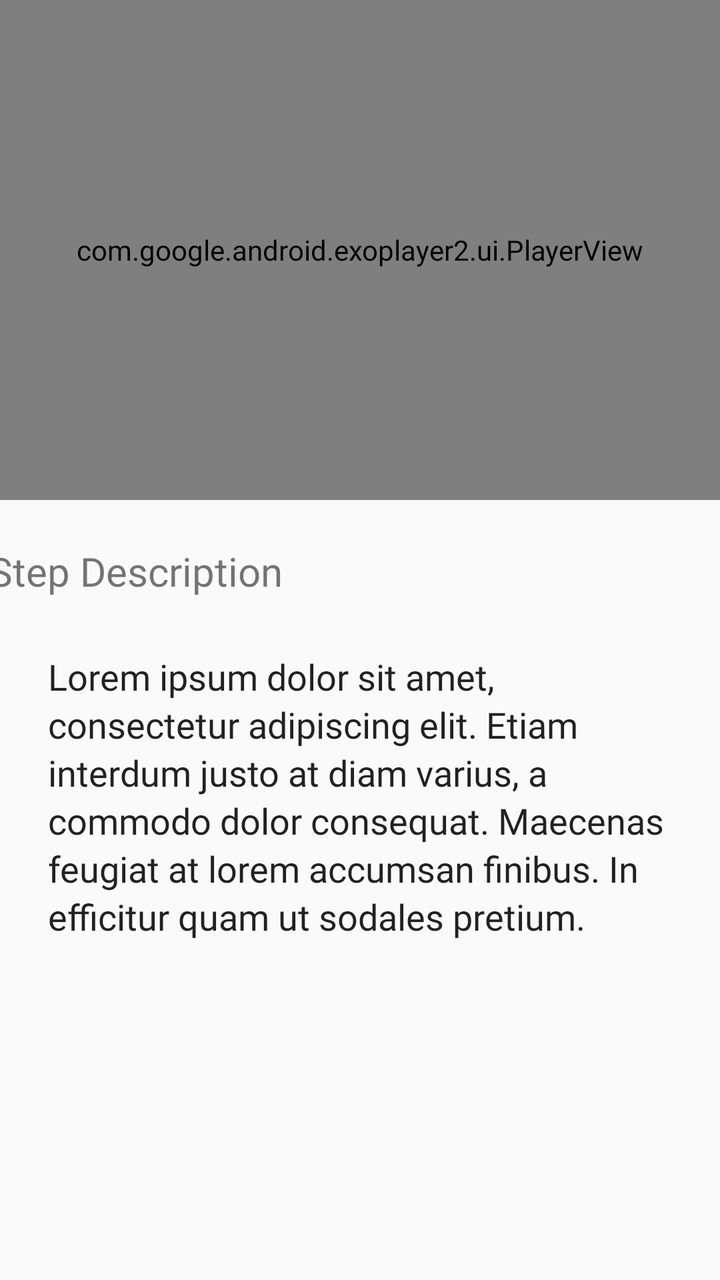
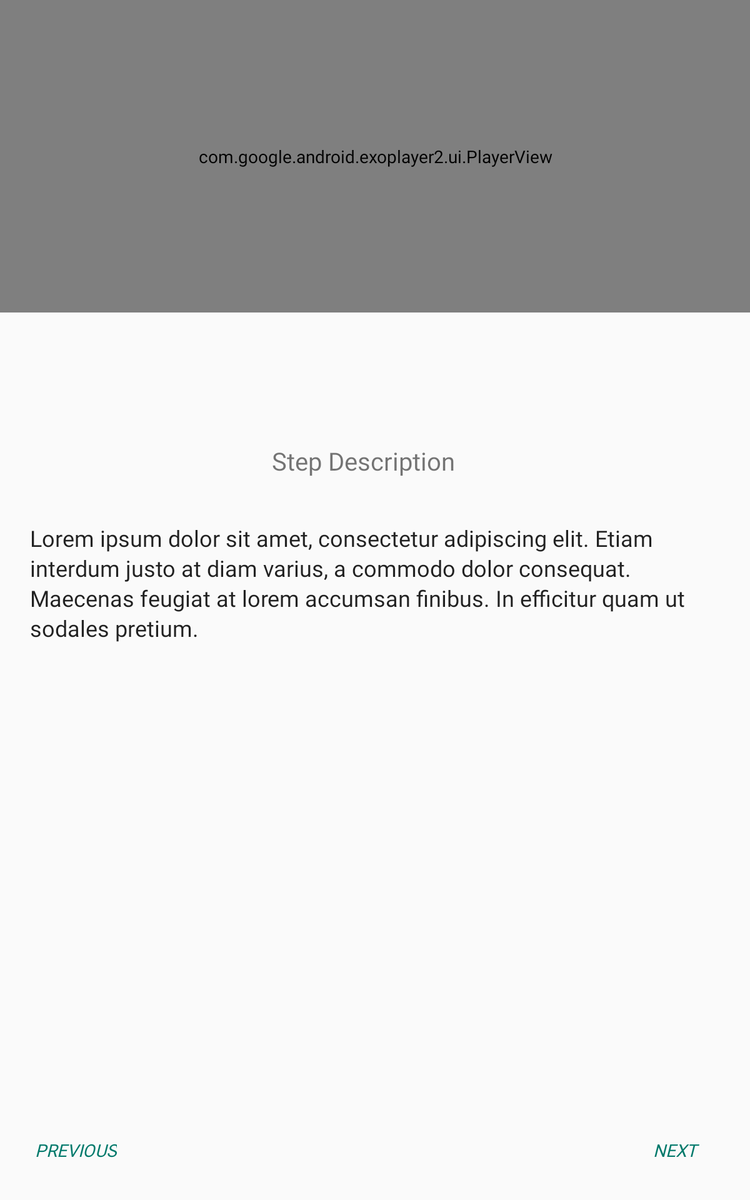

First picture: res/layout/ on a phone held upright. Second picture: the repository's own variant of that layout, on a device whose configuration matches the variant's folder. Source for both follows.
<!-- AndroidManifest.xml: application theme AppTheme -->
<!-- res/layout/recipes_step_details.xml -->
<?xml version="1.0" encoding="utf-8"?>
<layout xmlns:app="http://schemas.android.com/apk/res-auto"
    xmlns:tools="http://schemas.android.com/tools"
    xmlns:android="http://schemas.android.com/apk/res/android" >


    <data>
        <variable
            name="steps"
            type="xyz.godi.bakingapp.models.Steps"/>
    </data>

    <android.support.constraint.ConstraintLayout
        android:layout_width="match_parent"
        android:layout_height="match_parent"
        android:orientation="vertical">

        <com.google.android.exoplayer2.ui.PlayerView
            android:id="@+id/exo_player_view"
            android:layout_width="match_parent"
            android:layout_height="250dp"
            android:layout_gravity="center"
            android:background="@android:color/black"
            app:layout_constraintEnd_toEndOf="parent"
            app:layout_constraintStart_toStartOf="parent"
            app:layout_constraintTop_toTopOf="parent" />

        <ImageView
            android:id="@+id/iv_video_thumbnail"
            android:layout_width="match_parent"
            android:layout_height="250dp"
            android:layout_marginEnd="411dp"
            android:contentDescription="@string/thumbnail_image"
            android:scaleType="centerCrop"
            android:visibility="gone"
            app:layout_constraintEnd_toEndOf="parent"
            app:layout_constraintStart_toStartOf="parent"
            app:layout_constraintTop_toTopOf="parent" />

        <TextView
            android:id="@+id/tv_no_video"
            android:layout_width="match_parent"
            android:layout_height="250dp"
            android:layout_marginEnd="411dp"
            android:background="@android:color/black"
            android:gravity="center"
            android:text="@string/video_not_available"
            android:textColor="@android:color/white"
            android:textSize="24sp"
            android:visibility="gone"
            app:layout_constraintEnd_toEndOf="parent"
            app:layout_constraintStart_toStartOf="parent"
            app:layout_constraintTop_toTopOf="parent" />

        <TextView
            android:id="@+id/tv_step_description"
            android:layout_width="match_parent"
            android:layout_height="wrap_content"
            android:lineSpacingExtra="3sp"
            android:padding="24dp"
            android:text="@{steps.description}"
            android:textAllCaps="false"
            android:textAppearance="?attr/textAppearanceListItem"
            android:textSize="18sp"
            app:layout_constraintEnd_toEndOf="parent"
            app:layout_constraintHorizontal_bias="0.0"
            app:layout_constraintStart_toStartOf="parent"
            app:layout_constraintTop_toBottomOf="@+id/textView"
            tools:context="ui.fragments.StepDetailsFragment"
            tools:text="Lorem ipsum dolor sit amet, consectetur adipiscing elit. Etiam interdum justo at diam varius, a commodo dolor consequat. Maecenas feugiat at lorem accumsan finibus. In efficitur quam ut sodales pretium." />


        <Button
            android:id="@+id/btn_previous_step"
            style="@style/Widget.AppCompat.Button.Borderless"
            android:layout_width="wrap_content"
            android:layout_height="wrap_content"
            android:layout_marginStart="16dp"
            android:layout_marginTop="177dp"
            android:layout_marginBottom="16dp"
            android:text="@string/previous_step"
            android:textColor="@color/colorPrimary"
            android:textStyle="italic"
            app:layout_constraintBottom_toBottomOf="parent"
            app:layout_constraintStart_toStartOf="parent"
            app:layout_constraintTop_toBottomOf="@+id/tv_step_description" />

        <Button
            android:id="@+id/btn_next_step"
            style="@style/Widget.AppCompat.Button.Borderless"
            android:layout_width="wrap_content"
            android:layout_height="wrap_content"
            android:layout_marginTop="177dp"
            android:layout_marginEnd="16dp"
            android:layout_marginBottom="16dp"
            android:contentDescription="@string/next"
            android:text="@string/next_step"
            android:textColor="@color/colorPrimary"
            android:textStyle="italic"
            app:layout_constraintBottom_toBottomOf="parent"
            app:layout_constraintEnd_toEndOf="parent"
            app:layout_constraintTop_toBottomOf="@+id/tv_step_description" />

        <TextView
            android:id="@+id/textView"
            android:layout_width="wrap_content"
            android:layout_height="30dp"
            android:layout_marginStart="19dp"
            android:layout_marginTop="22dp"
            android:layout_marginEnd="244dp"
            android:text="@string/step_description"
            android:textSize="20sp"
            app:layout_constraintEnd_toEndOf="parent"
            app:layout_constraintStart_toStartOf="parent"
            app:layout_constraintTop_toBottomOf="@+id/exo_player_view" />

    </android.support.constraint.ConstraintLayout>

</layout>
<!-- resources referenced by this layout -->
<resources>
  <color name="colorPrimary">#00796b</color>
  <string name="next">Next</string>
  <string name="next_step">Next</string>
  <string name="previous_step">Previous</string>
  <string name="step_description">Step Description</string>
  <string name="thumbnail_image">Thumbnail image</string>
  <string name="video_not_available">Video not available</string>
  <style name="AppTheme" parent="Theme.AppCompat.Light.NoActionBar">
          
          <item name="colorPrimary">@color/colorPrimary</item>
          <item name="colorPrimaryDark">@color/colorPrimaryDark</item>
          <item name="colorAccent">@color/colorAccent</item>
          <item name="android:fontFamily">@font/nunito_sans</item>
      </style>
  <color name="colorPrimaryDark">#004c40</color>
  <color name="colorAccent">#48a999</color>
</resources>
<!-- res/layout-sw600dp/recipes_step_details.xml (the repository's variant of the layout above) -->
<!-- drawn on a 7-inch tablet held upright -->
<?xml version="1.0" encoding="utf-8"?>
<layout xmlns:app="http://schemas.android.com/apk/res-auto"
    xmlns:tools="http://schemas.android.com/tools"
    xmlns:android="http://schemas.android.com/apk/res/android" >


    <data>
        <variable
            name="steps"
            type="xyz.godi.bakingapp.models.Steps"/>
    </data>

    <android.support.constraint.ConstraintLayout
        android:layout_width="match_parent"
        android:layout_height="match_parent"
        android:orientation="vertical">

        <com.google.android.exoplayer2.ui.PlayerView
            android:id="@+id/exo_player_view"
            android:layout_width="match_parent"
            android:layout_height="250dp"
            android:layout_gravity="center"
            android:background="@android:color/black"
            app:layout_constraintEnd_toEndOf="parent"
            app:layout_constraintStart_toStartOf="parent"
            app:layout_constraintTop_toTopOf="parent" />

        <ImageView
            android:id="@+id/iv_video_thumbnail"
            android:layout_width="match_parent"
            android:layout_height="250dp"
            android:layout_marginEnd="411dp"
            android:contentDescription="@string/thumbnail_image"
            android:scaleType="centerCrop"
            android:visibility="gone"
            app:layout_constraintEnd_toEndOf="parent"
            app:layout_constraintStart_toStartOf="parent"
            app:layout_constraintTop_toTopOf="parent" />

        <TextView
            android:id="@+id/tv_no_video"
            android:layout_width="match_parent"
            android:layout_height="250dp"
            android:layout_marginEnd="411dp"
            android:background="@android:color/black"
            android:gravity="center"
            android:text="@string/video_not_available"
            android:textColor="@android:color/white"
            android:textSize="24sp"
            android:visibility="gone"
            app:layout_constraintEnd_toEndOf="parent"
            app:layout_constraintStart_toStartOf="parent"
            app:layout_constraintTop_toTopOf="parent" />

        <TextView
            android:id="@+id/tv_step_description"
            android:layout_width="match_parent"
            android:layout_height="wrap_content"
            android:layout_marginTop="144dp"
            android:lineSpacingExtra="3sp"
            android:padding="24dp"
            android:textAllCaps="false"
            android:textSize="18sp"
            android:text="@{steps.description}"
            android:textAppearance="?attr/textAppearanceListItem"
            app:layout_constraintEnd_toEndOf="parent"
            app:layout_constraintHorizontal_bias="0.0"
            app:layout_constraintStart_toStartOf="parent"
            app:layout_constraintTop_toBottomOf="@+id/exo_player_view"
            tools:context="ui.fragments.StepDetailsFragment"
            tools:text="Lorem ipsum dolor sit amet, consectetur adipiscing elit. Etiam interdum justo at diam varius, a commodo dolor consequat. Maecenas feugiat at lorem accumsan finibus. In efficitur quam ut sodales pretium." />


        <Button
            android:id="@+id/btn_previous_step"
            style="@style/Widget.AppCompat.Button.Borderless"
            android:layout_width="wrap_content"
            android:layout_height="wrap_content"
            android:layout_marginStart="16dp"
            android:layout_marginTop="177dp"
            android:layout_marginBottom="16dp"
            android:text="@string/previous_step"
            android:textColor="@color/colorPrimary"
            android:textStyle="italic"
            app:layout_constraintBottom_toBottomOf="parent"
            app:layout_constraintStart_toStartOf="parent"
            app:layout_constraintTop_toBottomOf="@+id/tv_step_description"
            app:layout_constraintVertical_bias="1.0" />

        <Button
            android:id="@+id/btn_next_step"
            style="@style/Widget.AppCompat.Button.Borderless"
            android:layout_width="wrap_content"
            android:layout_height="wrap_content"
            android:layout_marginTop="333dp"
            android:layout_marginEnd="16dp"
            android:layout_marginBottom="16dp"
            android:contentDescription="@string/next"
            android:text="@string/next_step"
            android:textColor="@color/colorPrimary"
            android:textStyle="italic"
            app:layout_constraintBottom_toBottomOf="parent"
            app:layout_constraintEnd_toEndOf="parent"
            app:layout_constraintTop_toBottomOf="@+id/tv_step_description"
            app:layout_constraintVertical_bias="1.0" />

        <TextView
            android:id="@+id/textView"
            android:layout_width="wrap_content"
            android:layout_height="30dp"
            android:layout_marginTop="105dp"
            android:layout_marginEnd="236dp"
            android:layout_marginBottom="9dp"
            android:text="@string/step_description"
            android:textSize="20sp"
            app:layout_constraintBottom_toTopOf="@+id/tv_step_description"
            app:layout_constraintEnd_toEndOf="parent"
            app:layout_constraintTop_toBottomOf="@+id/exo_player_view"
            app:layout_constraintVertical_bias="0.0" />

    </android.support.constraint.ConstraintLayout>

</layout>
